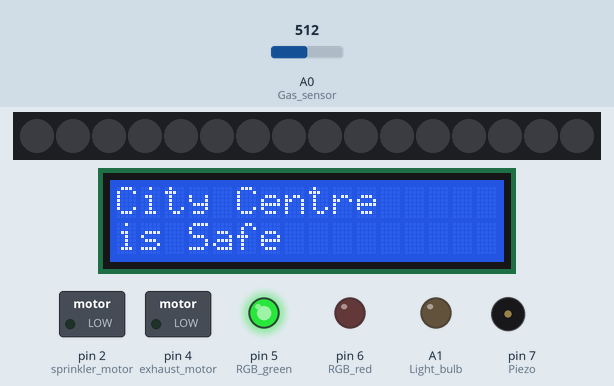
This sketch was run on a simulated Arduino Uno, built with avr-gcc and run on an emulated ATmega328P. Shown: 16 RGB LEDs in strip order, left to right, 16×2 character LCD, switched loads named in the sketch (green lamp = pin HIGH), output pins drawn as LEDs (lit = HIGH), buzzer (waves = sounding, pin HIGH). The inputs (shaded band) are chosen by the test bench; at power-on: A0 (Gas_sensor) = 512. Dim RGB values are drawn brighter than linear.

Above: at 1.2 s.
1.3 s: A0 (Gas_sensor) set to 684
3.2 s: A0 (Gas_sensor) set to 714
At 4.9 s:
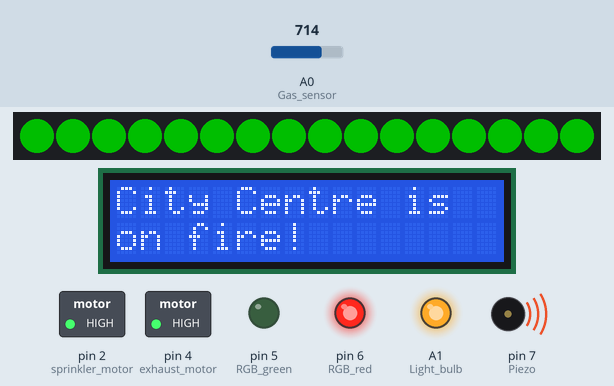
5.6 s: A0 (Gas_sensor) set to 690
At 7.3 s:
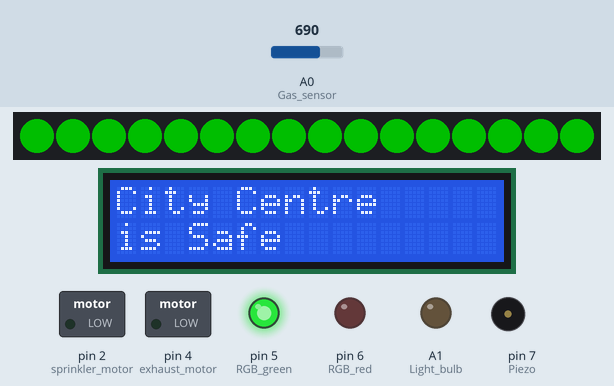
7.6 s: A0 (Gas_sensor) set to 710
At 8.5 s:
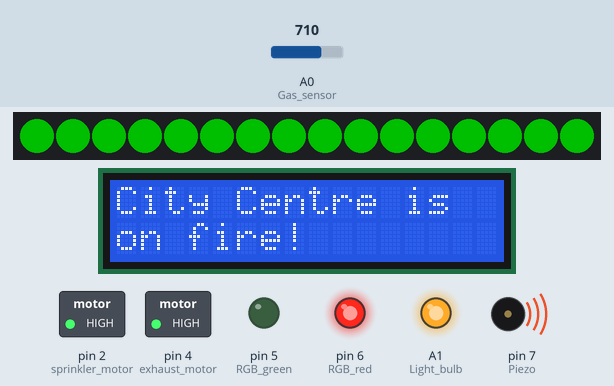
9.6 s: A0 (Gas_sensor) set to 511
At 10.8 s:
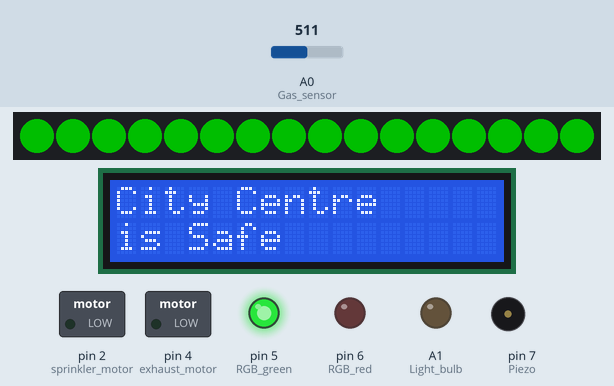
Timing chart, 0 to 12.6 s (numbered marks = the images above; inputs shaded):
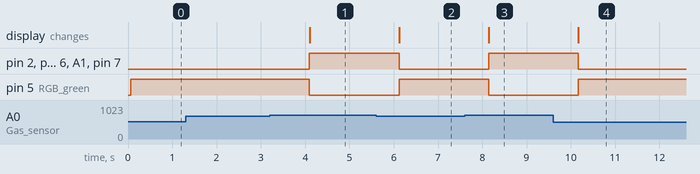

The sketch:

Smart_Fire_Protection_System.ino
```cpp
#include <Adafruit_NeoPixel.h>
#include <LiquidCrystal.h>
LiquidCrystal lcd(8, 9, 10, 11, 12, 13);

//Constants

const int dinPin = 3;

const int numOfLeds = 16;

Adafruit_NeoPixel pixels = Adafruit_NeoPixel(numOfLeds, dinPin, NEO_GRB + NEO_KHZ800);
int Gas_Sensor_Value = 0;
int Light_bulb = A1;
int Gas_sensor = A0;
int Piezo = 7;
int RGB_red = 6;
int RGB_green = 5;
int exhaust_motor = 4;
int sprinkler_motor = 2;

void setup()
{
  pixels.begin();
  pixels.setBrightness(80);
  lcd.begin(16, 2); // set up the LCD's number of columns and rows:
  pinMode(Gas_sensor, INPUT);
  pinMode(Piezo, OUTPUT);
  pinMode(RGB_red, OUTPUT);
  pinMode(RGB_green, OUTPUT);
  pinMode(exhaust_motor,OUTPUT);
  pinMode(sprinkler_motor,OUTPUT);
  pinMode(Light_bulb, OUTPUT);
}
void loop()
{
   lcd.clear();
   Gas_Sensor_Value = analogRead(A0);

   if( Gas_Sensor_Value >= 700)
   {
  for(int i=0;i<numOfLeds;i++){
  pixels.setPixelColor(i, pixels.Color(0,255,0));
  pixels.show();
  }
    digitalWrite(sprinkler_motor, HIGH);
    digitalWrite(Piezo, HIGH);
    digitalWrite(exhaust_motor, HIGH);
    digitalWrite(RGB_red, HIGH);
    digitalWrite(RGB_green, LOW);
    digitalWrite(Light_bulb, HIGH);
    lcd.print("City Centre is"); // Print a message to the LCD.
    lcd.setCursor(0,1);
    lcd.print("on fire!");
    delay(1000);
   }
  else
  {
   digitalWrite(exhaust_motor, LOW);
   digitalWrite(sprinkler_motor, LOW);
   digitalWrite(Piezo, LOW);
   digitalWrite(RGB_red, LOW);
   digitalWrite(RGB_green, HIGH);
   digitalWrite(Light_bulb, LOW);
   lcd.print("City Centre"); // Print a message to the LCD.
   lcd.setCursor(0,1);
   lcd.print("is Safe");
   delay(1000);
  }
  }
```

Measured:
- the behaviour switches between 699 and 700 on A0 (Gas_sensor) (found by bisection; images 0 and 1)
- after the input at 1.3 s, every drawn part: stays the same
- after the input at 3.2 s, pin 2 (sprinkler_motor), pin 4 (exhaust_motor), pin 6 (RGB_red), A1 (Light_bulb), pin 7 (Piezo): LOW → HIGH after 0.90 s; pin 5 (RGB_green): HIGH → LOW after 0.90 s; the display: changes after 0.90 s (image 1)
- after the input at 5.6 s, pin 2 (sprinkler_motor), pin 4 (exhaust_motor), pin 6 (RGB_red), A1 (Light_bulb), pin 7 (Piezo): HIGH → LOW after 0.52 s; pin 5 (RGB_green): LOW → HIGH after 0.52 s; the display: changes after 0.52 s (image 2)
- after the input at 7.6 s, pin 2 (sprinkler_motor), pin 4 (exhaust_motor), pin 6 (RGB_red), A1 (Light_bulb), pin 7 (Piezo): LOW → HIGH after 0.54 s; pin 5 (RGB_green): HIGH → LOW after 0.54 s; the display: changes after 0.55 s (image 3)
- after the input at 9.6 s, pin 2 (sprinkler_motor), pin 4 (exhaust_motor), pin 6 (RGB_red), A1 (Light_bulb), pin 7 (Piezo): HIGH → LOW after 0.57 s; pin 5 (RGB_green): LOW → HIGH after 0.57 s; the display: changes after 0.57 s (image 4)
